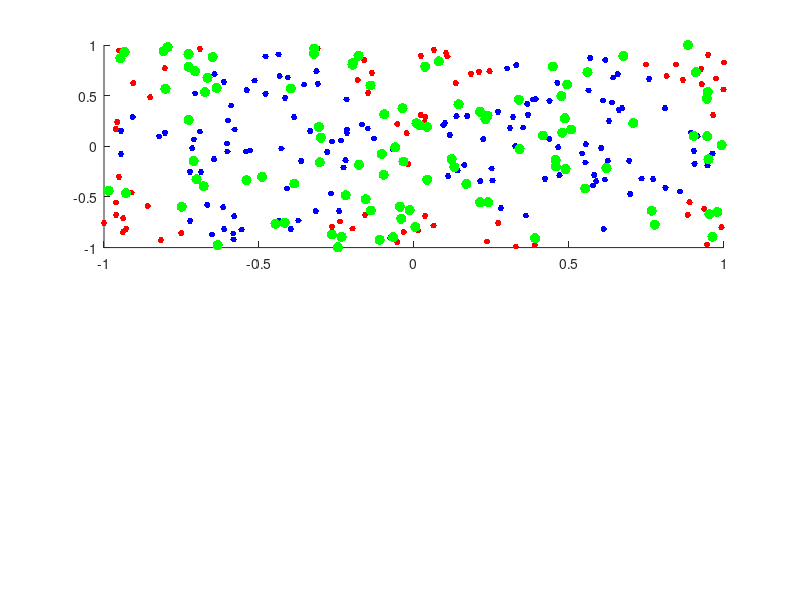

Here is the MATLAB script that generated this plot: (Note: this script raises an error after producing the figure.)
clc 
close all 
clear all


I = 200; %liczba punktow danych
m = 100; %liczba centrow
eta = 0.5;
sigma = 0.3;

rx = 2*pi* rand(I,1);
ry = randi([-10000,10000],I,1)/10000;
X = [rx ry];
%ustalenie klas
Y = zeros(I,1);
for i = 1:I
    if (X(i,2) <= sin(X(i,1)) &&  (X(i,2) >= -sin(X(i,1)))) || (X(i,2) <= -sin(X(i,1)) &&  (X(i,2) >= sin(X(i,1))))
        Y(i,1) = 1;
    else
        Y(i,1) = -1;
    end
end
%transformacja do przedzialu od -1 do 1
X(:,1) = 2*((X(:,1))-min(X(:,1)))/(max(X(:,1))-min(X(:,1)))-1;



%generowanie centrow
C = [];
for i = 1: m
    C = [C; randi([-10000,10000])/10000 randi([-10000,10000])/10000];
end

%wykres danych
x1 = X(:,1);
x2 = X(:,2);
subplot(2,1,1)
scatter(x1(Y==1),x2(Y==1) , 200, 'b', '.')
hold on
scatter(x1(Y==-1),x2(Y==-1) , 200, 'r', '.')
hold on
scatter(C(:,1), C(:,2), 500, 'g', '.')


Z = zeros(I, m);

for i = 1 : I
    for j = 1 : m
        Z(i,j) = exp(-sum((X(i,:) -  C(j,:)).^2)/(2*sigma^2));
        
    end
end

D = [Z Y];
warStopu = 5000;
[w, k] = PerceptronLearningRule(D, eta, warStopu);
w;

subplot(2,1,2)
xx = linspace(-1,1, 100);
yy = linspace(-1,1, 100);
[XX, YY] = meshgrid(xx,yy);
Xgr = [XX(:) YY(:)];

Zgr = zeros(size(Xgr,1), m);
for i = 1 : size(Zgr,1)
    for j = 1 : m
        Zgr(i,j) = exp(-( (sum((Xgr(i,:) -  C(j,:)).^2)) )/(2*sigma^2));
    end
end
Zgr = [ones(size(Zgr,1), 1) Zgr];
size(Xgr);
size(Zgr);
size(w);
size(sum(Zgr.*w, 2));

suma = sum(Zgr.*w, 2);
suma(suma > 0) = 1;
suma(suma <= 0) = -1;
ZZ = reshape(suma, size(XX,1), size(XX,2)); 

surf(XX,YY,ZZ)

function [wFinal, k] = PerceptronLearningRule(D, ni, warStopu)
    X = [ones(size(D,1),1) D(:, 1:size(D,2)-1)];
    Y = D(:, size(D,2));
    W = zeros(1,size(X,2));
    k = 1;
   while 1
       S = sum(W(k,:).*X, 2);
       Iloczyn = Y.*S;
       zleIdx = find(Iloczyn <= 0);
       E = X(zleIdx,:);
       Ey = Y(zleIdx,:); %klasy zle sklasyfikowanych probek

       if (size(E,1) == 0) || (k == warStopu)
           wFinal = W(k,:);
           break
       end
       
       idxRand = randi([1, size(E,1)]);
       W(k+1,:) = W(k,:) + ni*Ey(idxRand,1)*E(idxRand,:);
       k=k+1;   
   end
   k
end